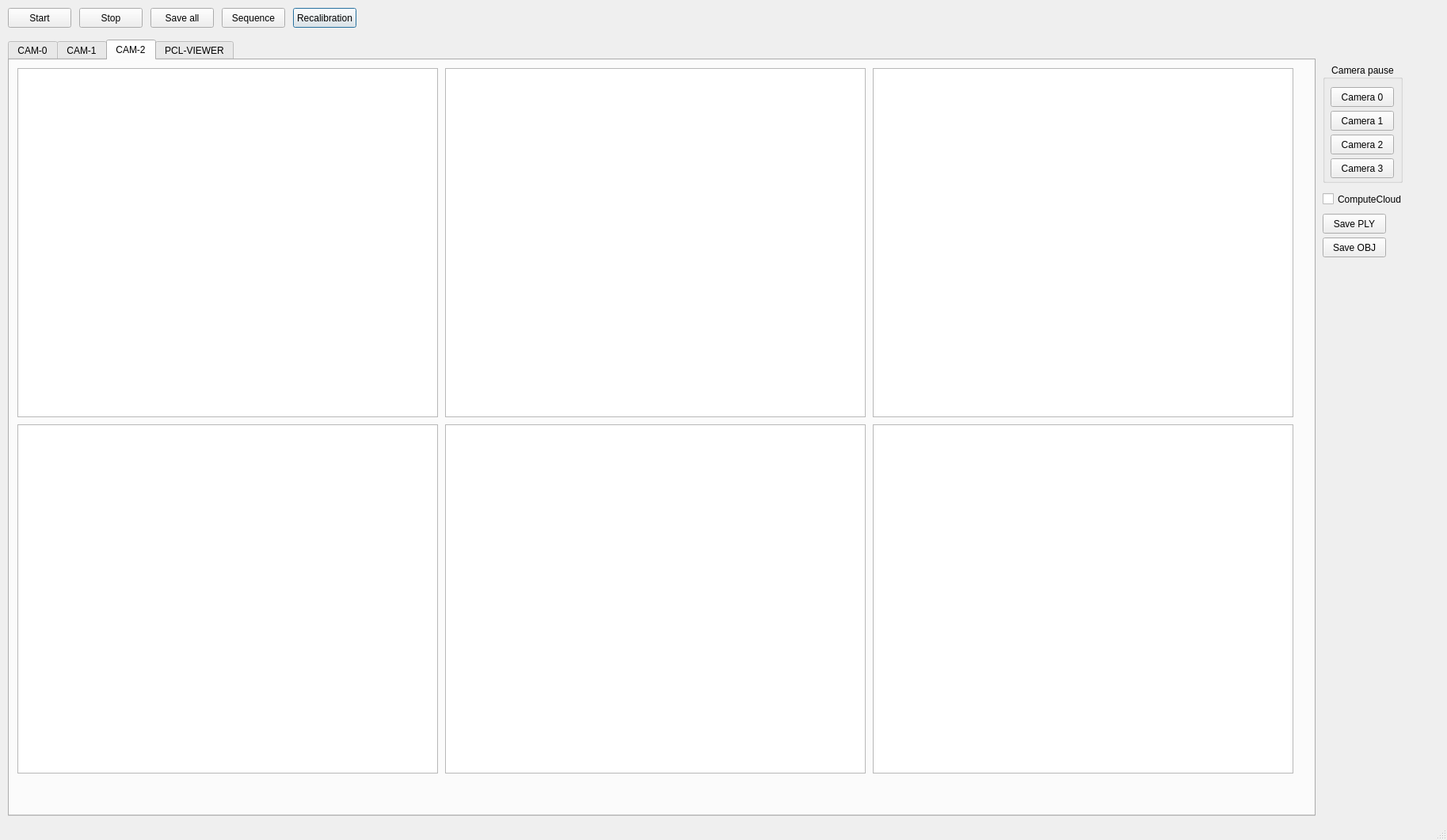
<?xml version="1.0" encoding="UTF-8"?>
<ui version="4.0">
 <class>MainWindow</class>
 <widget class="QMainWindow" name="MainWindow">
  <property name="geometry">
   <rect>
    <x>0</x>
    <y>0</y>
    <width>1827</width>
    <height>1061</height>
   </rect>
  </property>
  <property name="windowTitle">
   <string>MainWindow</string>
  </property>
  <widget class="QWidget" name="centralwidget">
   <widget class="QPushButton" name="pushButton">
    <property name="geometry">
     <rect>
      <x>10</x>
      <y>10</y>
      <width>80</width>
      <height>25</height>
     </rect>
    </property>
    <property name="text">
     <string>Start</string>
    </property>
    <property name="checkable">
     <bool>false</bool>
    </property>
    <property name="checked">
     <bool>false</bool>
    </property>
    <property name="autoExclusive">
     <bool>false</bool>
    </property>
   </widget>
   <widget class="QPushButton" name="pushButton_2">
    <property name="geometry">
     <rect>
      <x>100</x>
      <y>10</y>
      <width>80</width>
      <height>25</height>
     </rect>
    </property>
    <property name="text">
     <string>Stop</string>
    </property>
   </widget>
   <widget class="QTabWidget" name="tabWidget">
    <property name="geometry">
     <rect>
      <x>10</x>
      <y>50</y>
      <width>1651</width>
      <height>981</height>
     </rect>
    </property>
    <property name="currentIndex">
     <number>2</number>
    </property>
    <widget class="QWidget" name="tab">
     <attribute name="title">
      <string>CAM-0</string>
     </attribute>
     <widget class="QGraphicsView" name="graphicsView_rgbd_0">
      <property name="geometry">
       <rect>
        <x>10</x>
        <y>10</y>
        <width>531</width>
        <height>441</height>
       </rect>
      </property>
      <property name="sizePolicy">
       <sizepolicy hsizetype="Preferred" vsizetype="Preferred">
        <horstretch>0</horstretch>
        <verstretch>0</verstretch>
       </sizepolicy>
      </property>
     </widget>
     <widget class="QGraphicsView" name="graphicsView_depth_0">
      <property name="geometry">
       <rect>
        <x>550</x>
        <y>10</y>
        <width>531</width>
        <height>441</height>
       </rect>
      </property>
      <property name="sizePolicy">
       <sizepolicy hsizetype="Preferred" vsizetype="Preferred">
        <horstretch>0</horstretch>
        <verstretch>0</verstretch>
       </sizepolicy>
      </property>
     </widget>
     <widget class="QGraphicsView" name="graphicsView_ir_0">
      <property name="geometry">
       <rect>
        <x>1090</x>
        <y>10</y>
        <width>531</width>
        <height>441</height>
       </rect>
      </property>
     </widget>
     <widget class="QGraphicsView" name="graphicsView_ranged_rgbd_0">
      <property name="geometry">
       <rect>
        <x>10</x>
        <y>460</y>
        <width>531</width>
        <height>441</height>
       </rect>
      </property>
      <property name="sizePolicy">
       <sizepolicy hsizetype="Preferred" vsizetype="Preferred">
        <horstretch>0</horstretch>
        <verstretch>0</verstretch>
       </sizepolicy>
      </property>
     </widget>
     <widget class="QGraphicsView" name="graphicsView_ranged_depth_0">
      <property name="geometry">
       <rect>
        <x>550</x>
        <y>460</y>
        <width>531</width>
        <height>441</height>
       </rect>
      </property>
      <property name="sizePolicy">
       <sizepolicy hsizetype="Preferred" vsizetype="Preferred">
        <horstretch>0</horstretch>
        <verstretch>0</verstretch>
       </sizepolicy>
      </property>
     </widget>
     <widget class="QGraphicsView" name="graphicsView_histogram_0">
      <property name="geometry">
       <rect>
        <x>1090</x>
        <y>460</y>
        <width>531</width>
        <height>441</height>
       </rect>
      </property>
      <property name="sizePolicy">
       <sizepolicy hsizetype="Preferred" vsizetype="Preferred">
        <horstretch>0</horstretch>
        <verstretch>0</verstretch>
       </sizepolicy>
      </property>
     </widget>
    </widget>
    <widget class="QWidget" name="tab_2">
     <attribute name="title">
      <string>CAM-1</string>
     </attribute>
     <widget class="QGraphicsView" name="graphicsView_ir_1">
      <property name="geometry">
       <rect>
        <x>1090</x>
        <y>10</y>
        <width>531</width>
        <height>441</height>
       </rect>
      </property>
     </widget>
     <widget class="QGraphicsView" name="graphicsView_depth_1">
      <property name="geometry">
       <rect>
        <x>550</x>
        <y>10</y>
        <width>531</width>
        <height>441</height>
       </rect>
      </property>
      <property name="sizePolicy">
       <sizepolicy hsizetype="Preferred" vsizetype="Preferred">
        <horstretch>0</horstretch>
        <verstretch>0</verstretch>
       </sizepolicy>
      </property>
     </widget>
     <widget class="QGraphicsView" name="graphicsView_rgbd_1">
      <property name="geometry">
       <rect>
        <x>10</x>
        <y>10</y>
        <width>531</width>
        <height>441</height>
       </rect>
      </property>
      <property name="sizePolicy">
       <sizepolicy hsizetype="Preferred" vsizetype="Preferred">
        <horstretch>0</horstretch>
        <verstretch>0</verstretch>
       </sizepolicy>
      </property>
     </widget>
     <widget class="QGraphicsView" name="graphicsView_ranged_depth_1">
      <property name="geometry">
       <rect>
        <x>550</x>
        <y>460</y>
        <width>531</width>
        <height>441</height>
       </rect>
      </property>
      <property name="sizePolicy">
       <sizepolicy hsizetype="Preferred" vsizetype="Preferred">
        <horstretch>0</horstretch>
        <verstretch>0</verstretch>
       </sizepolicy>
      </property>
     </widget>
     <widget class="QGraphicsView" name="graphicsView_ranged_rgbd_1">
      <property name="geometry">
       <rect>
        <x>10</x>
        <y>460</y>
        <width>531</width>
        <height>441</height>
       </rect>
      </property>
      <property name="sizePolicy">
       <sizepolicy hsizetype="Preferred" vsizetype="Preferred">
        <horstretch>0</horstretch>
        <verstretch>0</verstretch>
       </sizepolicy>
      </property>
     </widget>
     <widget class="QGraphicsView" name="graphicsView_histogram_1">
      <property name="geometry">
       <rect>
        <x>1090</x>
        <y>460</y>
        <width>531</width>
        <height>441</height>
       </rect>
      </property>
      <property name="sizePolicy">
       <sizepolicy hsizetype="Preferred" vsizetype="Preferred">
        <horstretch>0</horstretch>
        <verstretch>0</verstretch>
       </sizepolicy>
      </property>
     </widget>
    </widget>
    <widget class="QWidget" name="tab_3">
     <attribute name="title">
      <string>CAM-2</string>
     </attribute>
     <widget class="QGraphicsView" name="graphicsView_ir_2">
      <property name="geometry">
       <rect>
        <x>1090</x>
        <y>10</y>
        <width>531</width>
        <height>441</height>
       </rect>
      </property>
     </widget>
     <widget class="QGraphicsView" name="graphicsView_rgbd_2">
      <property name="geometry">
       <rect>
        <x>10</x>
        <y>10</y>
        <width>531</width>
        <height>441</height>
       </rect>
      </property>
      <property name="sizePolicy">
       <sizepolicy hsizetype="Preferred" vsizetype="Preferred">
        <horstretch>0</horstretch>
        <verstretch>0</verstretch>
       </sizepolicy>
      </property>
     </widget>
     <widget class="QGraphicsView" name="graphicsView_depth_2">
      <property name="geometry">
       <rect>
        <x>550</x>
        <y>10</y>
        <width>531</width>
        <height>441</height>
       </rect>
      </property>
      <property name="sizePolicy">
       <sizepolicy hsizetype="Preferred" vsizetype="Preferred">
        <horstretch>0</horstretch>
        <verstretch>0</verstretch>
       </sizepolicy>
      </property>
     </widget>
     <widget class="QGraphicsView" name="graphicsView_ranged_depth_2">
      <property name="geometry">
       <rect>
        <x>550</x>
        <y>460</y>
        <width>531</width>
        <height>441</height>
       </rect>
      </property>
      <property name="sizePolicy">
       <sizepolicy hsizetype="Preferred" vsizetype="Preferred">
        <horstretch>0</horstretch>
        <verstretch>0</verstretch>
       </sizepolicy>
      </property>
     </widget>
     <widget class="QGraphicsView" name="graphicsView_ranged_rgbd_2">
      <property name="geometry">
       <rect>
        <x>10</x>
        <y>460</y>
        <width>531</width>
        <height>441</height>
       </rect>
      </property>
      <property name="sizePolicy">
       <sizepolicy hsizetype="Preferred" vsizetype="Preferred">
        <horstretch>0</horstretch>
        <verstretch>0</verstretch>
       </sizepolicy>
      </property>
     </widget>
     <widget class="QGraphicsView" name="graphicsView_histogram_2">
      <property name="geometry">
       <rect>
        <x>1090</x>
        <y>460</y>
        <width>531</width>
        <height>441</height>
       </rect>
      </property>
      <property name="sizePolicy">
       <sizepolicy hsizetype="Preferred" vsizetype="Preferred">
        <horstretch>0</horstretch>
        <verstretch>0</verstretch>
       </sizepolicy>
      </property>
     </widget>
    </widget>
    <widget class="QWidget" name="tab_4">
     <attribute name="title">
      <string>PCL-VIEWER</string>
     </attribute>
     <widget class="QVTKWidget" name="qvtkWidget">
      <property name="geometry">
       <rect>
        <x>-110</x>
        <y>10</y>
        <width>1721</width>
        <height>891</height>
       </rect>
      </property>
     </widget>
    </widget>
   </widget>
   <widget class="QPushButton" name="save_all_button">
    <property name="geometry">
     <rect>
      <x>190</x>
      <y>10</y>
      <width>80</width>
      <height>25</height>
     </rect>
    </property>
    <property name="text">
     <string>Save all</string>
    </property>
   </widget>
   <widget class="QPushButton" name="sequence_stop">
    <property name="geometry">
     <rect>
      <x>280</x>
      <y>10</y>
      <width>80</width>
      <height>25</height>
     </rect>
    </property>
    <property name="text">
     <string>Sequence</string>
    </property>
   </widget>
   <widget class="QGroupBox" name="groupBox">
    <property name="geometry">
     <rect>
      <x>1670</x>
      <y>80</y>
      <width>101</width>
      <height>151</height>
     </rect>
    </property>
    <property name="title">
     <string>Camera pause</string>
    </property>
    <property name="alignment">
     <set>Qt::AlignCenter</set>
    </property>
    <property name="flat">
     <bool>false</bool>
    </property>
    <property name="checkable">
     <bool>false</bool>
    </property>
    <widget class="QPushButton" name="cam_1">
     <property name="geometry">
      <rect>
       <x>10</x>
       <y>30</y>
       <width>80</width>
       <height>25</height>
      </rect>
     </property>
     <property name="text">
      <string>Camera 0</string>
     </property>
     <property name="checkable">
      <bool>true</bool>
     </property>
     <property name="checked">
      <bool>false</bool>
     </property>
     <property name="autoDefault">
      <bool>false</bool>
     </property>
     <property name="default">
      <bool>false</bool>
     </property>
    </widget>
    <widget class="QPushButton" name="cam_2">
     <property name="geometry">
      <rect>
       <x>10</x>
       <y>60</y>
       <width>80</width>
       <height>25</height>
      </rect>
     </property>
     <property name="text">
      <string>Camera 1</string>
     </property>
     <property name="checkable">
      <bool>true</bool>
     </property>
     <property name="checked">
      <bool>false</bool>
     </property>
    </widget>
    <widget class="QPushButton" name="cam_3">
     <property name="geometry">
      <rect>
       <x>10</x>
       <y>90</y>
       <width>80</width>
       <height>25</height>
      </rect>
     </property>
     <property name="text">
      <string>Camera 2</string>
     </property>
     <property name="checkable">
      <bool>true</bool>
     </property>
     <property name="checked">
      <bool>false</bool>
     </property>
    </widget>
    <widget class="QPushButton" name="cam_4">
     <property name="geometry">
      <rect>
       <x>10</x>
       <y>120</y>
       <width>80</width>
       <height>25</height>
      </rect>
     </property>
     <property name="text">
      <string>Camera 3</string>
     </property>
     <property name="checkable">
      <bool>true</bool>
     </property>
     <property name="checked">
      <bool>false</bool>
     </property>
    </widget>
   </widget>
   <widget class="QCheckBox" name="checkBox">
    <property name="geometry">
     <rect>
      <x>1670</x>
      <y>240</y>
      <width>121</width>
      <height>23</height>
     </rect>
    </property>
    <property name="text">
     <string>ComputeCloud</string>
    </property>
   </widget>
   <widget class="QPushButton" name="pushButton_3">
    <property name="geometry">
     <rect>
      <x>1670</x>
      <y>270</y>
      <width>80</width>
      <height>25</height>
     </rect>
    </property>
    <property name="text">
     <string>Save PLY</string>
    </property>
   </widget>
   <widget class="QPushButton" name="pushButton_4">
    <property name="geometry">
     <rect>
      <x>1670</x>
      <y>300</y>
      <width>80</width>
      <height>25</height>
     </rect>
    </property>
    <property name="text">
     <string>Save OBJ</string>
    </property>
   </widget>
   <widget class="QPushButton" name="recalibration">
    <property name="enabled">
     <bool>true</bool>
    </property>
    <property name="geometry">
     <rect>
      <x>370</x>
      <y>10</y>
      <width>80</width>
      <height>25</height>
     </rect>
    </property>
    <property name="text">
     <string>Recalibration</string>
    </property>
    <property name="checkable">
     <bool>false</bool>
    </property>
    <property name="default">
     <bool>true</bool>
    </property>
   </widget>
  </widget>
  <widget class="QStatusBar" name="statusbar"/>
 </widget>
 <customwidgets>
  <customwidget>
   <class>QVTKWidget</class>
   <extends>QWidget</extends>
   <header>QVTKWidget.h</header>
  </customwidget>
 </customwidgets>
 <resources/>
 <connections/>
</ui>
